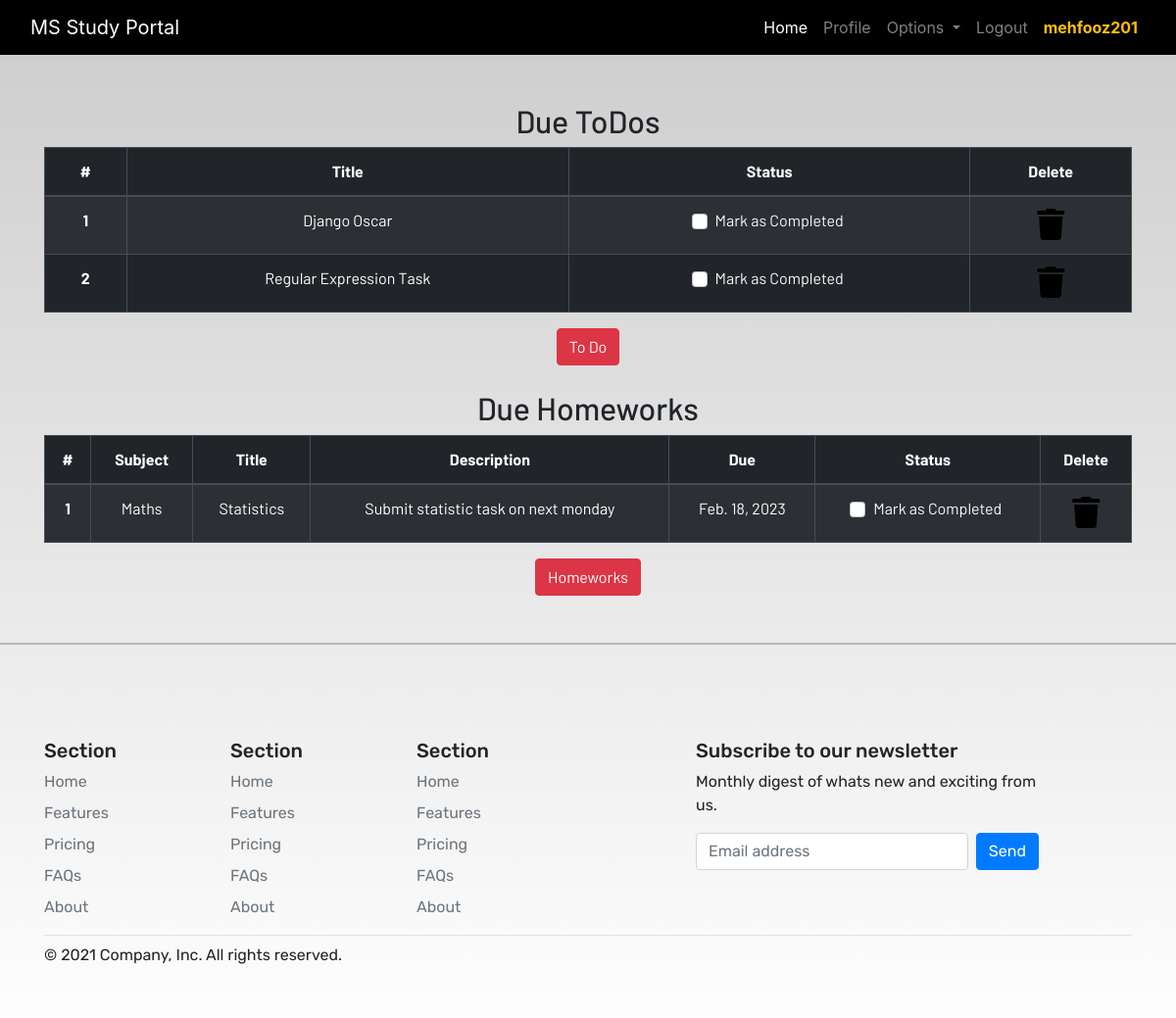
The page /profile/ (signed in) on the database its author committed.
### dashboard/models.py (models this page shows, shortened)
class Todo(models.Model):
    user = models.ForeignKey(User, on_delete=models.CASCADE)
    title = models.CharField(max_length=100)
    is_finished = models.BooleanField(default=False)

class Homework(models.Model):
    user = models.ForeignKey(User, on_delete=models.CASCADE)
    subject = models.CharField(max_length=50)
    title = models.CharField(max_length=100)
    description = models.TextField()
    due = models.DateField()
    is_finished = models.BooleanField(default=False)

### dashboard/views.py (the view)
# urls.py: path('profile/', views.profile, name='profile'),
@login_required
def profile(request):
    homeworks = Homework.objects.filter(is_finished=False, user=request.user)
    todos = Todo.objects.filter(is_finished=False, user=request.user)
    if len(homeworks) == 0:
        homework_done = True
    else:
        homework_done = False
    if len(todos) == 0:
        todos_done = True
    else:
        todos_done = False
    context = {
        'homeworks' :homeworks,
        'todos' : todos,
        'homework_done' : homework_done,
        'todos_done': todos_done
    }
    return render(request, 'dashboard/profile.html', context)

### dashboard/templates/dashboard/profile.html
{% extends 'dashboard/base.html' %} {% load static %}
{% load crispy_forms_tags%}
{% block content %}
<section class="text-center">
    <div class="container">
        {% if not todos_done %}
        <h2>Due ToDos</h2>
        <table class="table table-striped table-bordered table-hover table-dark">
            <thead>
                <tr>
                    <th scope="col">#</th>
                    <th scope="col">Title</th>
                    <th scope="col">Status</th>
                    <th scope="col">Delete</th>
                </tr>
            </thead>
            <tbody>
                {% for todo in todos %}
                    <tr>
                        <th scope="row">{{forloop.counter}}</th>
                        <td>{{todo.title}}</td>
                        <td>
                            <a href="{% url 'update-todo' todo.id  %}">
                                <div class="form-check">
                                    {% if todo.is_finished == True %}
                                    <input class="form-check-input" type="checkbox" value="" checked >
                                    {% else %}
                                    <input class="form-check-input" type="checkbox" value="" >
                                    {% endif %}
                                    <label class="form-check-label text-light" for="flexCheckDefault">
                                        Mark as Completed
                                    </label>
                                </div>
                            </a>
                        </td>
                        <td>
                            <a href="{% url 'delete-todo' todo.id %}"><i class="fa fa-trash fa-2x"></i></a>
                        </td>
                    </tr>
                {% endfor %}
            </tbody>
        </table>
        {% else %}
        <h3>All To dos are completed!!!!</h3>
        {% endif %}
        <a href="{% url 'todo' %}" class="btn btn-danger">To Do</a>
        <br><br>
        {% if not homework_done %}
        <h2>Due Homeworks</h2>
        <table class="table table-striped table-bordered table-hover table-dark">
            <thead>
                <tr>
                    <th scope="col">#</th>
                    <th scope="col">Subject</th>
                    <th scope="col">Title</th>
                    <th scope="col">Description</th>
                    <th scope="col">Due</th>
                    <th scope="col">Status</th>
                    <th scope="col">Delete</th>
                </tr>
            </thead>
            <tbody>
               {% for homework in homeworks %}
                    <tr>
                        <th scope="row">{{forloop.counter}}</th>
                        <td>{{homework.subject}}</td>
                        <td>{{homework.title}}</td>
                        <td>{{homework.description}}</td>
                        <td>{{homework.due}}</td>
                        <td>
                            <a href="{% url 'update-homework' homework.id %}">
                                <div class="form-check">
                                    {% if homework.is_finished == True %}
                                        <input class="form-check-input" type="checkbox" value="" checked >
                                    {% else %}
                                    <input class="form-check-input" type="checkbox" value="" >
                                    {% endif %}
                                    <label class="form-check-label text-light" for="flexCheckDefault">
                                        Mark as Completed
                                    </label>
                                </div>
                            </a>
                        </td>
                        <td>
                            <a href="{% url 'delete-homework' homework.id %}"><i class="fa fa-trash fa-2x"></i></a>
                        </td>
                    </tr>
               {% endfor %}
            </tbody>
        </table>
        {% else %}
        <h3>All To homeworks are completed!!!!</h3>
        {% endif %}
        <a href="{% url 'homework' %}" class="btn btn-danger">Homeworks</a>
    </div>
</section>
{% endblock content %}

### dashboard/templates/dashboard/base.html (shortened to what this page needs)
<!DOCTYPE html>
{% load static %}
<html lang="en">
<head>
  <link href="https://cdn.jsdelivr.net/npm/bootstrap@5.1.3/dist/css/bootstrap.min.css" rel="stylesheet">
  <link rel="stylesheet" href="https://stackpath.bootstrapcdn.com/bootstrap/4.3.1/css/bootstrap.min.css"
 />
  <link rel="stylesheet" href="https://use.fontawesome.com/releases/v5.7.2/css/all.css"
 />
  <link rel="stylesheet" href="{% static 'css/main.css' %}" />
</head>
<body>
  <header>
    <nav class="navbar navbar-expand-lg navbar-dark bg-dark">
      <div class="container-fluid">
        <a class="navbar-brand" href="/">MS Study Portal</a>
        <div class="collapse navbar-collapse justify-content-end" id="navbarSupportedContent">
          <ul class="navbar-nav mb-2 mb-lg-0">
            <li class="nav-item">
              <a class="nav-link active" aria-current="page" href="/">Home</a>
            </li>
            {% if request.user.is_authenticated %}
              <li class="nav-item">
                <a class="nav-link" href="{% url 'profile' %}">Profile</a>
              </li>
            {% endif %}
            <li class="nav-item dropdown">
              <a class="nav-link dropdown-toggle" href="#" id="navbarDropdown" role="button" data-toggle="dropdown"
                aria-haspopup="true" aria-expanded="false">
                Options
              </a>
            </li>
            {% if request.user.is_authenticated %}
              <li class="nav-item">
                <a class="nav-link" href="{% url 'logout' %}">Logout</a>
              </li>
              <li class="nav-item">
                <a class="nav-link text-warning"><b>{{user.username}}</b></a>
              </li>
              {% endif %}
          </ul>
        </div>
      </div>
    </nav>
  </header>
  <br /><br />
  <main>
    {% block content %}
    {% endblock content %}
    <div class="b-example-divider my-5">
      <hr>
    </div>
<div class="container">
  <footer class="py-5">
    <div class="row">
      <div class="col-2">
        <h5>Section</h5>
        <ul class="nav flex-column">
          <li class="nav-item mb-2"><a href="#" class="nav-link p-0 text-muted">Home</a></li>
          <li class="nav-item mb-2"><a href="#" class="nav-link p-0 text-muted">Features</a></li>
          <li class="nav-item mb-2"><a href="#" class="nav-link p-0 text-muted">Pricing</a></li>
          <li class="nav-item mb-2"><a href="#" class="nav-link p-0 text-muted">FAQs</a></li>
          <li class="nav-item mb-2"><a href="#" class="nav-link p-0 text-muted">About</a></li>
        </ul>
      </div>
      <div class="col-2">
        <h5>Section</h5>
        <ul class="nav flex-column">
          <li class="nav-item mb-2"><a href="#" class="nav-link p-0 text-muted">Home</a></li>
          <li class="nav-item mb-2"><a href="#" class="nav-link p-0 text-muted">Features</a></li>
          <li class="nav-item mb-2"><a href="#" class="nav-link p-0 text-muted">Pricing</a></li>
          <li class="nav-item mb-2"><a href="#" class="nav-link p-0 text-muted">FAQs</a></li>
          <li class="nav-item mb-2"><a href="#" class="nav-link p-0 text-muted">About</a></li>
        </ul>
      </div>
      <div class="col-2">
        <h5>Section</h5>
        <ul class="nav flex-column">
          <li class="nav-item mb-2"><a href="#" class="nav-link p-0 text-muted">Home</a></li>
          <li class="nav-item mb-2"><a href="#" class="nav-link p-0 text-muted">Features</a></li>
          <li class="nav-item mb-2"><a href="#" class="nav-link p-0 text-muted">Pricing</a></li>
          <li class="nav-item mb-2"><a href="#" class="nav-link p-0 text-muted">FAQs</a></li>
          <li class="nav-item mb-2"><a href="#" class="nav-link p-0 text-muted">About</a></li>
        </ul>
      </div>
      <div class="col-4 offset-1">
        <form>
          <h5>Subscribe to our newsletter</h5>
          <p>Monthly digest of whats new and exciting from us.</p>
          <div class="d-flex w-100 gap-2">
            <input id="newsletter1" type="text" class="form-control" placeholder="Email address">
            <button class="btn btn-primary" type="button">Send</button>
          </div>
        </form>
      </div>
    </div>
    <div class="d-flex justify-content-between py-2 my-2 border-top">
      <p>&copy; 2021 Company, Inc. All rights reserved.</p>
      <ul class="list-unstyled d-flex">
        <li class="ms-3"><a class="link-dark" href="#"><svg class="bi" width="24" height="24"><use xlink:href="#twitter"/></svg></a></li>
        <li class="ms-3"><a class="link-dark" href="#"><svg class="bi" width="24" height="24"><use xlink:href="#instagram"/></svg></a></li>
        <li class="ms-3"><a class="link-dark" href="#"><svg class="bi" width="24" height="24"><use xlink:href="#facebook"/></svg></a></li>
      </ul>
    </div>
  </footer>
</div>
  </main>
</body>
</html>

### static/css/main.css (style rules this page uses)
html { scroll-behavior: smooth; height: 100%; width: 100%; }
main { font-family: Barlow, Quicksand, Rubik, sans-serif, serif, 'Times New Roman', Times, serif !important; }
footer { font-family: Rubik, sans-serif, serif, 'Times New Roman', Times, serif; }
.navbar { background-color: rgb(0, 0, 0) !important; }
a { text-decoration: none !important; color: black; }
html, body { max-width: 100%; overflow-x: hidden; height: 100%; width: 100%; }
body { background: linear-gradient(rgba(0, 0, 0, 0.2), rgba(255, 255, 255, 0.5)); overflow-x: hidden; background-repeat: no-repeat; }
.fa { color: black; }

### rows shown on the page
Todo: title "Django Oscar"
Todo: title "Regular Expression Task"
Homework: subject "Maths", title "Statistics", description "Submit statistic task on next monday", due "Feb. 18, 2023"

### other values the page prints
{{ user.username }} "mehfooz201"
